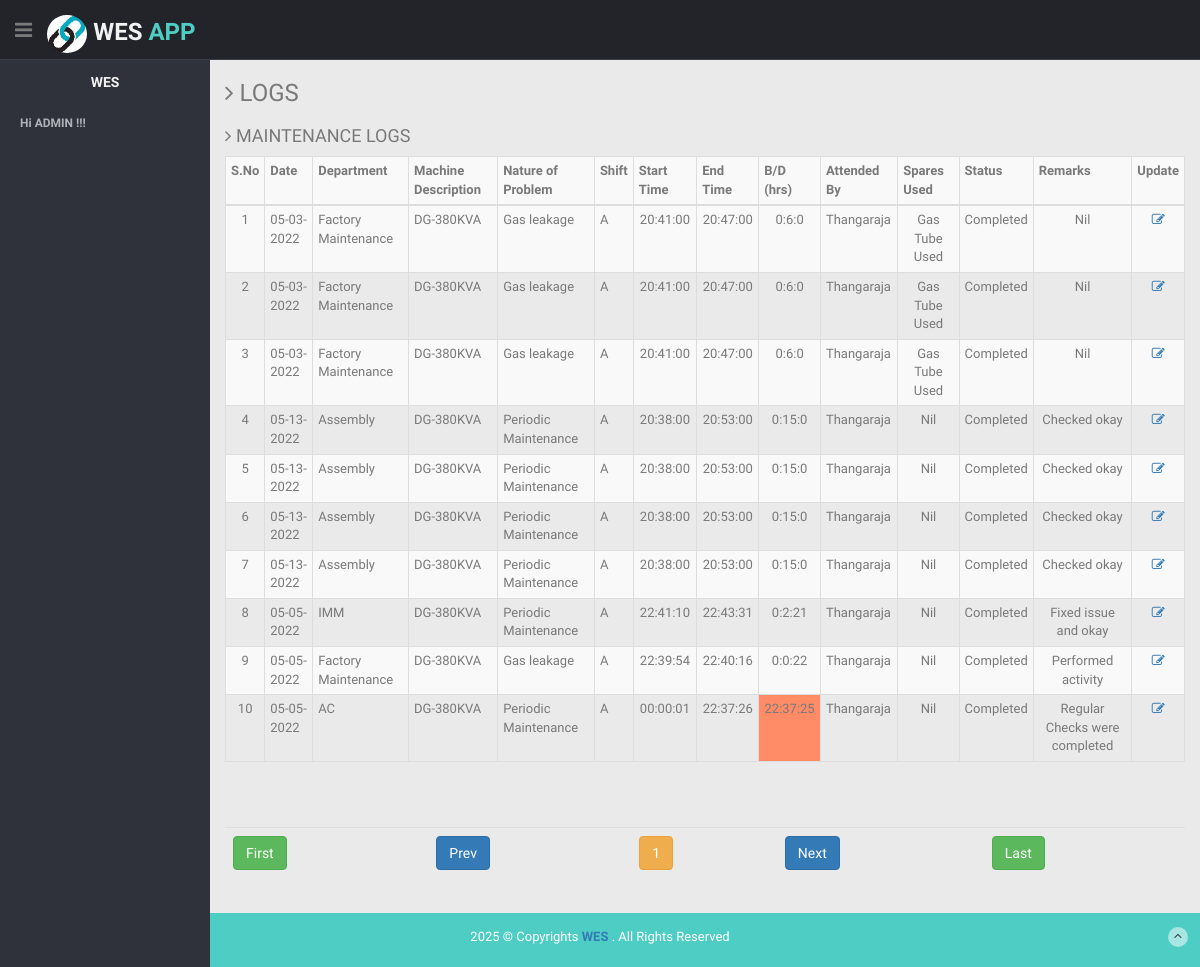
The app's page /mcomp/index.php (signed in) with its own data.
### tables this page shows
CREATE TABLE `mlog` (
  `id` int(11) NOT NULL,
  `stdate` varchar(10) NOT NULL,
  `eddate` varchar(10) NOT NULL,
  `dept` varchar(50) NOT NULL,
  `item_description1` text NOT NULL,
  `nop` varchar(50) NOT NULL,
  `stype` varchar(50) NOT NULL,
  `stime` varchar(10) NOT NULL,
  `etime` varchar(10) NOT NULL,
  `bdtime` varchar(50) NOT NULL,
  `sused` varchar(255) NOT NULL,
  `stat` varchar(50) NOT NULL,
  `remarks` text NOT NULL,
  `username` varchar(25) NOT NULL,
  `trn_date` varchar(20) NOT NULL,
  `numail` varchar(50) NOT NULL
);

### mcomp/index.php (the view, shortened to what this page needs)
<?php
require("../cheader.php");
?>
<section id="main-content">
<section class="wrapper">
<h3><i class="fa fa-angle-right"></i> LOGS </h3>
<div class="row">
<div class="col-lg-12">
<div style='overflow: auto;'>
<h4><i class="fa fa-angle-right"></i> MAINTENANCE LOGS </h4>
<section id="unseen">
<table class="table table-bordered table-striped table-condensed">
<thead>
<tbody>
<tr>
<th><strong>S.No</strong></th>
<th><strong>Date</strong></th>
<th><strong>Department </strong></th>
<th><strong>Machine Description </strong></th>
<th><strong>Nature of Problem </strong></th>
<th><strong>Shift</strong></th>
<th><strong>Start Time</strong></th>
<th><strong>End Time</strong></th>
<th><strong>B/D (hrs)</strong></th>
<th><strong>Attended By</strong></th>
<th><strong>Spares Used</strong></th>
<th><strong>Status</strong></th>
<th><strong>Remarks</strong></th>
<th><strong>Update </strong></th>
</tr>
</thead>
<tbody>
<?php
$stat = 'Completed';
        if (isset($_GET['pageno'])) {
            $pageno = $_GET['pageno'];
        } else {
            $pageno = 1;
        }
        $no_of_records_per_page = 10;
        $offset = ($pageno-1) * $no_of_records_per_page;
        $total_pages_sql = "SELECT COUNT(*) FROM mlog where stat='".$stat."' ORDER BY id DESC";
        $result = mysqli_query($con,$total_pages_sql);
        $total_rows = mysqli_fetch_array($result)[0];
        $total_pages = ceil($total_rows / $no_of_records_per_page);
        $sql = "SELECT * FROM mlog where stat='".$stat."' ORDER BY id DESC LIMIT $offset, $no_of_records_per_page";
        $result = mysqli_query($con,$sql);
		$count=1;
while($row = mysqli_fetch_assoc($result)) { ?>
<tr>
<td align="center"><?php echo $count; ?></td>
<td align="left"><?php echo $row["stdate"]; ?></td>
<td align="left"><?php echo $row["dept"]; ?></td>
<td align="left"><?php echo $row["item_description1"]; ?></td>
<td align="left"><?php echo $row["nop"]; ?></td>
<td align="left">
<?php include "../db.php";
	$sql=mysqli_query($con,"select * from shifts ");
	while($res=mysqli_fetch_assoc($sql)){
	$stshift=$res['stshift'];
	$edshift=$res['edshift'];
	}
	$stime=$row['stime'];
	if ($stime < $stshift){
		echo "A";
	} elseif ($stime > $edshift) {
		echo "A";
	} elseif ($stime < $stshift) {
		echo "B";
	} elseif ($stime > $edshift) {
		echo "B";
	} elseif ($stime < $stshift) {
		echo "C";
	} elseif ($stime > $edshift) {
		echo "C";
	} elseif ($stime < $stshift) {
		echo "G";
	} elseif ($stime > $edshift) {
		echo "G";
	} else
	{
	}
	 ?>
</td>
<td align="center"><?php echo $row['stime'];?></td>
<td align="center"><?php echo $row['etime'];?></td>
<td align="center"
<?php
$a=$row['stime'];
$b=$row['etime'];
$d1 = new DateTime($a);
$d2 = new DateTime($b);
$interval = $d1->diff($d2);
$diffInHours   = $interval->h;
if ($diffInHours > '1')
{
$bgColor = ' style="background-color:#ff8c66;" ';
}else{
$bgColor = ' ';
} echo $bgColor; ?>
>
<?php
$a=$row['stime'];
$b=$row['etime'];
$d1 = new DateTime($a);
$d2 = new DateTime($b);
$interval = $d1->diff($d2);
echo $diffInHours   = $interval->h;
echo ":";
echo $diffInMinutes = $interval->i;
echo ":";
echo $diffInSeconds = $interval->s;
?></td>
<td align="left"><?php echo $row["username"]; ?></td>
<td align="center"><?php echo $row["sused"]; ?></td>
<td align="center"><?php echo $row["stat"]; ?></td>
<td align="center"><?php echo $row["remarks"]; ?></td>
<td align="center"><a href=" update.php?id=<?php echo $row["id"]; ?>" ><i class="fa fa-edit"></i></a></td>
<?php $count++; } ?>
</tbody>
</table>
</div>
<div style='overflow: auto;' align='center'>
<table class="table">
<thead>
<tbody>
<tr>
    <ul class="pagination">
        <td><a href="?pageno=1" class="btn btn-success">First</a></td>
        <td class="<?php if($pageno <= 1){ echo 'disabled'; } ?>">
            <a href="<?php if($pageno <= 1){ echo '#'; } else { echo "?pageno=".($pageno - 1); } ?>" class="btn btn-primary">Prev</a>
        </td>
        <td class="">
            <a href="<?php echo "?pageno=".($pageno); ?>" class="btn btn-warning"><?php echo "$pageno"; ?></a>
        </td>
        <td class="<?php if($pageno >= $total_pages){ echo 'disabled'; } ?>">
            <a href="<?php if($pageno >= $total_pages){ echo '#'; } else { echo "?pageno=".($pageno + 1); } ?>" class="btn btn-primary">Next</a>
        </td>
        <td><a href="?pageno=<?php echo $total_pages; ?>"class="btn btn-success">Last</a></td>
    </ul>
</table>
              </section>
      </section>
    </section>
<?php
require("../footer.php");
?>

### css/style.css (style rules this page uses)
body { color: #797979; background: #eaeaea; font-family: 'Ruda', sans-serif; padding: 0px !important; margin: 0px !important; font-size:13px; }
a, a:hover, a:focus { text-decoration: none; outline: none; }
#main-content { margin-left: 210px; }
.wrapper { display: inline-block; margin-top: 60px; padding-left: 15px; padding-right: 15px; padding-bottom: 15px; padding-top: 0px; width: 100%; }

### records on screen
mlog: stdate "05-03-2022", dept "Factory Maintenance", item_description1 "DG-380KVA", nop "Gas leakage", stime "20:41:00", etime "20:47:00", stime+etime "0", stime+etime "6", username "Thangaraja", sused "Gas Tube Used", stat "Completed", remarks "Nil"
mlog: stdate "05-03-2022", dept "Factory Maintenance", item_description1 "DG-380KVA", nop "Gas leakage", stime "20:41:00", etime "20:47:00", stime+etime "0", stime+etime "6", username "Thangaraja", sused "Gas Tube Used", stat "Completed", remarks "Nil"
mlog: stdate "05-03-2022", dept "Factory Maintenance", item_description1 "DG-380KVA", nop "Gas leakage", stime "20:41:00", etime "20:47:00", stime+etime "0", stime+etime "6", username "Thangaraja", sused "Gas Tube Used", stat "Completed", remarks "Nil"
mlog: stdate "05-13-2022", dept "Assembly", item_description1 "DG-380KVA", nop "Periodic Maintenance", stime "20:38:00", etime "20:53:00", stime+etime "0", stime+etime "15", username "Thangaraja", sused "Nil", stat "Completed", remarks "Checked okay"
mlog: stdate "05-13-2022", dept "Assembly", item_description1 "DG-380KVA", nop "Periodic Maintenance", stime "20:38:00", etime "20:53:00", stime+etime "0", stime+etime "15", username "Thangaraja", sused "Nil", stat "Completed", remarks "Checked okay"
mlog: stdate "05-13-2022", dept "Assembly", item_description1 "DG-380KVA", nop "Periodic Maintenance", stime "20:38:00", etime "20:53:00", stime+etime "0", stime+etime "15", username "Thangaraja", sused "Nil", stat "Completed", remarks "Checked okay"
mlog: stdate "05-13-2022", dept "Assembly", item_description1 "DG-380KVA", nop "Periodic Maintenance", stime "20:38:00", etime "20:53:00", stime+etime "0", stime+etime "15", username "Thangaraja", sused "Nil", stat "Completed", remarks "Checked okay"
mlog: stdate "05-05-2022", dept "IMM", item_description1 "DG-380KVA", nop "Periodic Maintenance", stime "22:41:10", etime "22:43:31", stime+etime "0", stime+etime "2", stime+etime "21", username "Thangaraja", sused "Nil", stat "Completed", remarks "Fixed issue and okay"
mlog: stdate "05-05-2022", dept "Factory Maintenance", item_description1 "DG-380KVA", nop "Gas leakage", stime "22:39:54", etime "22:40:16", stime+etime "0", stime+etime "22", username "Thangaraja", sused "Nil", stat "Completed", remarks "Performed activity"
mlog: stdate "05-05-2022", dept "AC", item_description1 "DG-380KVA", nop "Periodic Maintenance", stime "00:00:01", etime "22:37:26", stime+etime "22", stime+etime "37", stime+etime "25", username "Thangaraja", sused "Nil", stat "Completed", remarks "Regular Checks were completed"

### other values on screen
$_SESSION['username'] "ADMIN"
$pageno "1"
